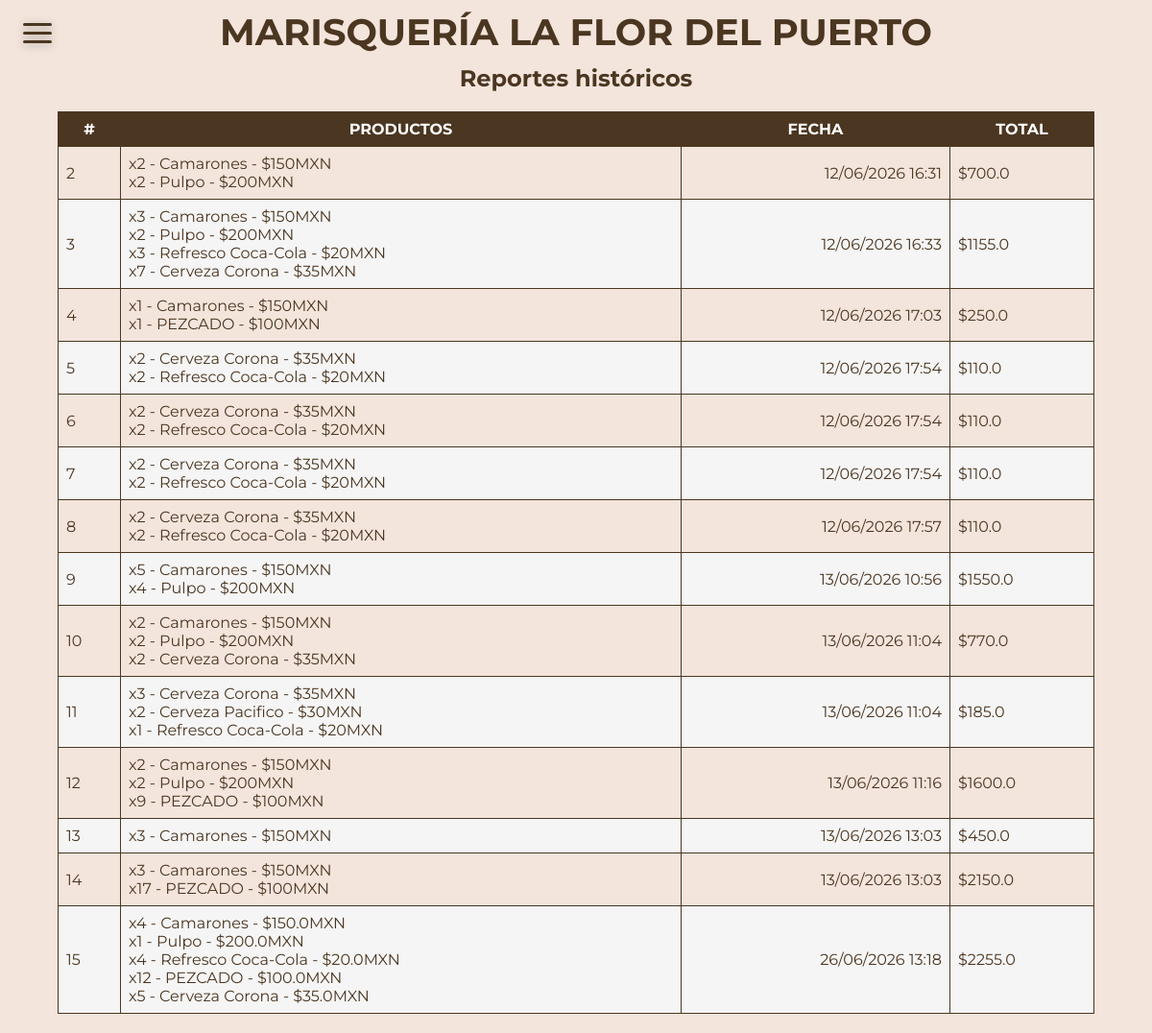
/reportes (signed in), run on the app's committed database.
### models.py (models this page shows)
class PedidoHistorico(db.Model):
    id = db.Column(db.Integer, primary_key=True)
    productos = db.Column(db.Text)  # o relación si usas modelo relacional
    total = db.Column(db.Float)
    fecha = db.Column(db.DateTime, default=datetime.now())

### app.py (the view)
        def wrapped(*args, **kwargs):
            if 'username' not in session:
                return redirect(url_for('login'))
            if session.get('tipo_usuario') not in allowed_roles:
                flash('No tienes permiso para acceder a esta página', 'error')
                return redirect(url_for('index'))
            return f(*args, **kwargs)

### app.py (called while the page is built)
def from_json(value):
    try:
        return json.loads(value)
    except (json.JSONDecodeError, TypeError):
        return value

def role_required(*allowed_roles):
    def decorator(f):
        def wrapped(*args, **kwargs):
            if 'username' not in session:
                return redirect(url_for('login'))
            if session.get('tipo_usuario') not in allowed_roles:
                flash('No tienes permiso para acceder a esta página', 'error')
                return redirect(url_for('index'))
            return f(*args, **kwargs)
        wrapped.__name__ = f.__name__
        return wrapped
    return decorator

@app.route('/reportes', methods=['GET'])
@role_required('admin')
def reportes():
    reportes = PedidoHistorico.query.all()
    return render_template('reportes.html', reportes=reportes)

### templates/reportes.html (shortened to what this page needs)
{% extends 'base.html' %}
{% block content %}
    <h2 style="text-align: center;">Reportes históricos</h2>
    <div style="width: 90%; margin: 0 auto;">
        <table style="width: 100%;">
            <tr>
                <th>#</th>
                <th>Productos</th>
                <th>Fecha</th>
                <th>Total</th>
            </tr>
            {% for reporte in reportes %}
                {% if reporte.productos and reporte.productos != 'None' and reporte.productos != '[]' %}
                <tr>
                    <td>{{ reporte.id }}</td>
                    <td style="border-top: 1px dashed #000;">
                        {% set productos = reporte.productos | from_json %}
                        {% if productos %}
                            {% for producto in productos %}
                                x{{ producto.cantidad }} - {{ producto.nombre }} - ${{ producto.precio }}MXN<br>
                            {% endfor %}
                        {% else %}
                            {{ reporte.productos }}
                        {% endif %}
                    </td>
                    <td style="text-align: right; border-top: 1px dashed #000;">{{ reporte.fecha.strftime('%d/%m/%Y %H:%M') if reporte.fecha else '' }}</td>
                    <td>${{ reporte.total }}</td>
                </tr>
                {% endif %}
            {% endfor %}
        </table>
    </div>
{% endblock %}

### templates/base.html (shortened to what this page needs)
<!DOCTYPE html>
<html lang="en">
<head>
    <link rel="stylesheet" href="{{ url_for('static', filename='css/base.css') }}">
</head>
<body>
    <header>
        <div class="menu-button menu-not-active" id="menu-button">
            <span></span>
            <span></span>
            <span></span>
        </div>
    </header>
    <div class="container">
        <h1 style="position: sticky; top: 0;">MARISQUERÍA LA FLOR DEL PUERTO</h1>
        {% block content %}{% endblock %}
    </div>
</body>
</html>

### static/css/base.css (style rules this page uses)
* { margin: 0; padding: 0; box-sizing: border-box; }
html { scroll-behavior: smooth; }
body { --bg-color: #4b3621; --text-color: #fff; background-color: #f3e5dc; font-family: 'Montserrat', sans-serif; color: #4b3621; display: block; }
header { display: flex; justify-content: space-between; align-items: center; position: fixed; top: 0; left: 0; width: 100%; height: 10dvh; padding: 8px 30px; z-index: 100; }
.menu-button { width: 30px; cursor: pointer; position: absolute; top: 30%; left: 5%; z-index: 110; }
.menu-button span { display: block; width: 100%; height: 3px; box-shadow: rgba(0, 0, 0, 0.3) 0px 2px 10px 0px; position: relative; border-radius: 3px; background-color: var(--bg-color); transition: all 0.3s ease; }
span + span { margin-top: 6px; }
.menu-not-active span:nth-child(1) { animation: ease .7s top-2 forwards; }
.menu-not-active span:nth-child(2) { animation: ease .7s scaled-2 forwards; }
.menu-not-active span:nth-child(3) { animation: ease .7s bottom-2 forwards; }
h1 { width: 100%; text-align: center; padding: 10px; font-size: clamp(1.4rem, 5vw, 2.4rem); text-wrap: balance; margin: 0 auto; animation: scroll 10s ease-in-out; animation-timeline: scroll(); }
h2 { font-size: clamp(1rem, 5vw, 1.5rem); text-wrap: balance; }
table { width: auto; border-collapse: collapse; margin: 20px auto; }
table th, table td { border: 1px solid #4b3621; padding: 8px; text-align: left; }
th { background-color: #4b3621; color: #fff; text-align: center !important; text-transform: uppercase; }
tr:nth-child(odd) { background-color: #f5f5f5; color: #4b3621; }
@media (min-width: 960px) { .menu-button { left: 2%; } }

### data on the page
PedidoHistorico: id "2", cantidad "2" "2", nombre "Camarones" "Pulpo", precio "150" "200", fecha "12/06/2026 16:31", total "700.0"
PedidoHistorico: id "3", cantidad "3" "2" "3" "7", nombre "Camarones" "Pulpo" "Refresco Coca-Cola" "Cerveza Corona", precio "150" "200" "20" "35", fecha "12/06/2026 16:33", total "1155.0"
PedidoHistorico: id "4", cantidad "1" "1", nombre "Camarones" "PEZCADO", precio "150" "100", fecha "12/06/2026 17:03", total "250.0"
PedidoHistorico: id "5", cantidad "2" "2", nombre "Cerveza Corona" "Refresco Coca-Cola", precio "35" "20", fecha "12/06/2026 17:54", total "110.0"
PedidoHistorico: id "6", cantidad "2" "2", nombre "Cerveza Corona" "Refresco Coca-Cola", precio "35" "20", fecha "12/06/2026 17:54", total "110.0"
PedidoHistorico: id "7", cantidad "2" "2", nombre "Cerveza Corona" "Refresco Coca-Cola", precio "35" "20", fecha "12/06/2026 17:54", total "110.0"
PedidoHistorico: id "8", cantidad "2" "2", nombre "Cerveza Corona" "Refresco Coca-Cola", precio "35" "20", fecha "12/06/2026 17:57", total "110.0"
PedidoHistorico: id "9", cantidad "5" "4", nombre "Camarones" "Pulpo", precio "150" "200", fecha "13/06/2026 10:56", total "1550.0"
PedidoHistorico: id "10", cantidad "2" "2" "2", nombre "Camarones" "Pulpo" "Cerveza Corona", precio "150" "200" "35", fecha "13/06/2026 11:04", total "770.0"
PedidoHistorico: id "11", cantidad "3" "2" "1", nombre "Cerveza Corona" "Cerveza Pacifico" "Refresco Coca-Cola", precio "35" "30" "20", fecha "13/06/2026 11:04", total "185.0"
PedidoHistorico: id "12", cantidad "2" "2" "9", nombre "Camarones" "Pulpo" "PEZCADO", precio "150" "200" "100", fecha "13/06/2026 11:16", total "1600.0"
PedidoHistorico: id "13", cantidad "3", nombre "Camarones", precio "150", fecha "13/06/2026 13:03", total "450.0"
PedidoHistorico: id "14", cantidad "3" "17", nombre "Camarones" "PEZCADO", precio "150" "100", fecha "13/06/2026 13:03", total "2150.0"
PedidoHistorico: id "15", cantidad "4" "1" "4" "12" "5", nombre "Camarones" "Pulpo" "Refresco Coca-Cola" "PEZCADO" "Cerveza Corona", precio "150.0" "200.0" "20.0" "100.0" "35.0", fecha "26/06/2026 13:18", total "2255.0"
